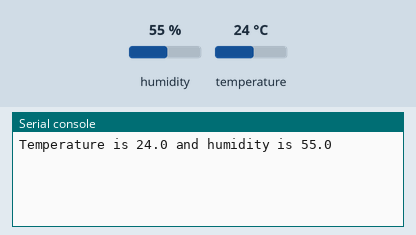
Bench run of a program on a simulated Raspberry Pi Pico running MicroPython. On the bench: the last lines printed to the serial console. The test bench sets the inputs (shaded band); at power-on: humidity 55 %, temperature 24 °C.

Above: at 1.2 s.
1.3 s: humidity set to 22 %
At 3.4 s:
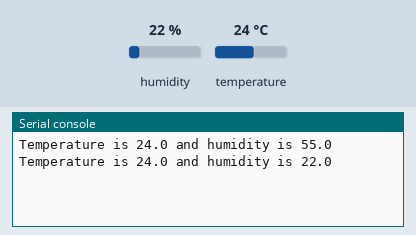
4.0 s: temperature set to 12 °C
At 4.6 s:
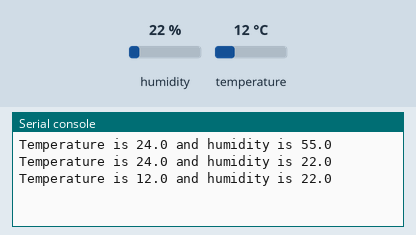
6.7 s: humidity set to 40 %
At 9.3 s:
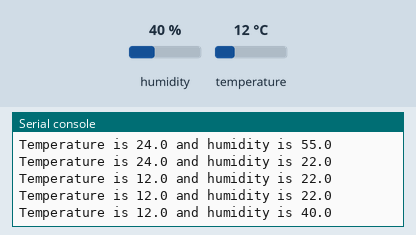
Timing chart, 0 to 10.8 s (numbered marks = the images above; inputs shaded):
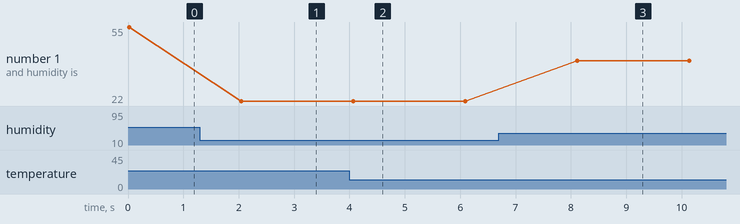

Measured:
- after the input at 1.3 s, the serial console: prints a new line after 0.75 s (image 1)
- after the input at 4.0 s, the serial console: prints a new line after 0.07 s (image 2)
- after the input at 6.7 s, the serial console: prints a new line after 1.4 s (image 3)
- plotted number 1: 55 → 22 after the input at 1.3 s, 22 → 40 after the input at 6.7 s

The program:

dht22_interfacing_with_temp.py
```python
from machine import Pin
import time
import dht

sensor = dht.DHT22(Pin(0))

while True:
    sensor.measure()
    temp = sensor.temperature()
    hum = sensor.humidity()
    print("Temperature is {0} and humidity is {1}".format(temp,hum))
    time.sleep(2)
```
